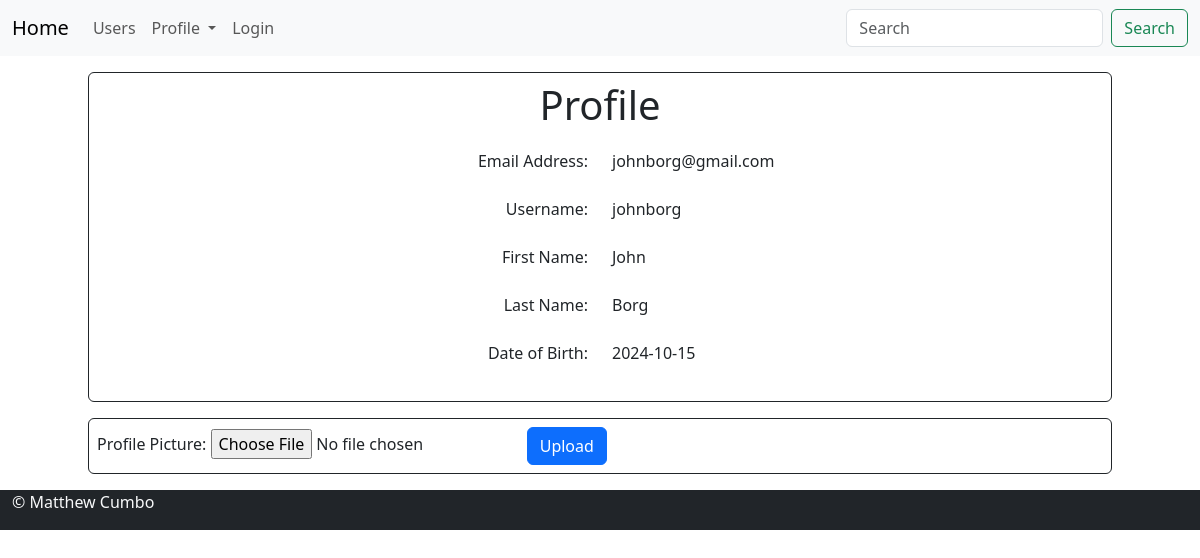
Screenshot of /profile.php?userId=1 with the database file from the repository.
### tables this page shows
CREATE TABLE `user` (
  `userId` int(11) NOT NULL,
  `email` varchar(500) NOT NULL,
  `username` varchar(150) NOT NULL,
  `password` varchar(500) NOT NULL,
  `firstName` varchar(150) NOT NULL,
  `lastName` varchar(150) NOT NULL,
  `dob` date NOT NULL,
  `profileImageId` int(11) NOT NULL
);

### includes/functions.php (called while the page is built, shortened)
<?php
    function loadUser($conn, $userId){
        $sql = "SELECT * FROM user WHERE userId = ?;";
        $stmt = mysqli_stmt_init($conn);
        if(!mysqli_stmt_prepare($stmt,$sql)){
            header("location: ../profile.php?error=stmtfailed");
            exit();
        }
        mysqli_stmt_bind_param($stmt, "s", $userId);
        mysqli_stmt_execute($stmt);
        $result = mysqli_stmt_get_result($stmt);
        if($row = mysqli_fetch_assoc($result)){
            return $row;
        }
        else{
            return false;
        }
    }
?>

### includes/profile-inc.php (called while the page is built, shortened)
<?php
require_once "dbh.php";
require_once "functions.php";
if(!isset($_POST["submit"])){
    $user = loadUser($conn, $userId);
    $username = $user["username"];
}

### profile.php (the view)
<?php
include 'includes/header.php';
if(isset($_GET["userId"])){
    $userId = $_GET["userId"];
    include 'includes/profile-inc.php';
}
else{
}
?>
<div class="container border border-dark rounded p-2 my-3" style="width:1024px;">
    <div class="row">
        <div class="col text-center">
            <h1>Profile</h1>
        </div>
    </div>
    <div class="row">
        <div class="col">
                <div class="container my-1 py-2">
                    <div class="row">
                        <div class="col-6 text-end">
                            <label for="email">Email Address:</label>
                        </div>
                        <div class="col-6">
                            <p id="email" name="email"><?php echo $user["email"]; ?></p>
                        </div>
                    </div>
                    <div class="row mt-2">
                        <div class="col-6 text-end">
                            <label for="username">Username:</label>
                        </div>
                        <div class="col-6">
                            <p id="username" name="username"><?php echo $username; ?></p>
                        </div>
                    </div>
                    <div class="row mt-2">
                        <div class="col-6 text-end">
                            <label for="firstname">First Name:</label>
                        </div>
                        <div class="col-6">
                            <p id="firstname" name="firstname"><?php echo $user["firstName"]; ?></p>
                        </div>
                    </div>
                    <div class="row mt-2">
                        <div class="col-6 text-end">
                            <label for="lastname">Last Name:</label>
                        </div>
                        <div class="col-6">
                            <p id="lastname" name="lastname"><?php echo $user["lastName"]; ?></p>
                        </div>
                    </div>
                    <div class="row mt-2">
                        <div class="col-6 text-end">
                            <label for="dob">Date of Birth:</label>
                        </div>
                        <div class="col-6">
                            <p id="dob" name="dob"><?php echo $user["dob"]; ?></p>
                        </div>
                    </div>
                </div>
        </div>
    </div>
</div>
<div class="container border border-dark rounded p-2 my-3" style="width:1024px;">
    <div class="row">
        <div class="col">
            <form enctype="multipart/form-data"
                action="includes/profile-inc.php" method="POST">
                Profile Picture: <input type="file" name="userFile" id="userFile">
                <button type="submit" name="submit" id="submit" class="btn btn-primary" value="upload">Upload</button>
            </form>
        </div>
    </div>
</div>
<?php include 'includes/footer.php'; ?>

### rows the page displays
user: email "johnborg@gmail.com", username "johnborg", firstName "John", lastName "Borg", dob "2024-10-15"
